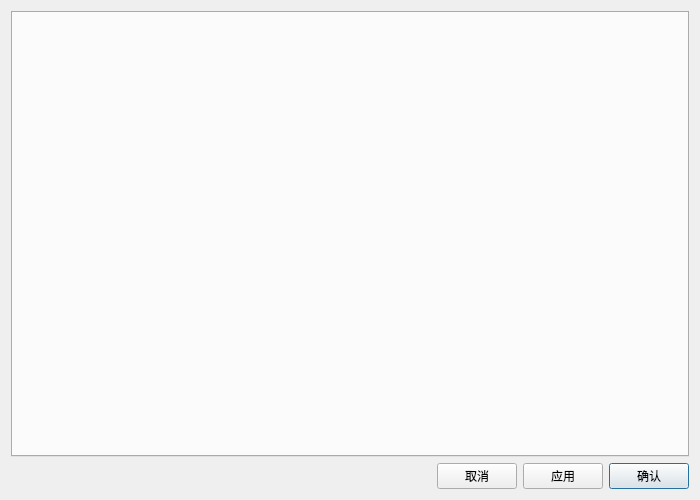
<?xml version="1.0" encoding="UTF-8"?>
<ui version="4.0">
 <class>ConfocalSettingsDialog</class>
 <widget class="QDialog" name="ConfocalSettingsDialog">
  <property name="geometry">
   <rect>
    <x>0</x>
    <y>0</y>
    <width>700</width>
    <height>500</height>
   </rect>
  </property>
  <property name="windowTitle">
   <string>光谱共焦传感器设置</string>
  </property>
  <layout class="QVBoxLayout" name="mainLayout">
   <item>
    <widget class="QTabWidget" name="tabWidgetCF">
     <property name="sizePolicy">
      <sizepolicy hsizetype="Expanding" vsizetype="Expanding">
       <horstretch>0</horstretch>
       <verstretch>1</verstretch>
      </sizepolicy>
     </property>
    </widget>
   </item>
   <item>
    <layout class="QHBoxLayout" name="buttonLayout">
     <item>
      <spacer name="buttonSpacer">
       <property name="orientation">
        <enum>Qt::Horizontal</enum>
       </property>
       <property name="sizeHint" stdset="0">
        <size>
         <width>40</width>
         <height>20</height>
        </size>
       </property>
      </spacer>
     </item>
     <item>
      <widget class="QPushButton" name="btnCancel">
       <property name="text">
        <string>取消</string>
       </property>
      </widget>
     </item>
     <item>
      <widget class="QPushButton" name="btnApply">
       <property name="text">
        <string>应用</string>
       </property>
      </widget>
     </item>
     <item>
      <widget class="QPushButton" name="btnOk">
       <property name="text">
        <string>确认</string>
       </property>
       <property name="default">
        <bool>true</bool>
       </property>
      </widget>
     </item>
    </layout>
   </item>
  </layout>
 </widget>
 <resources/>
 <connections/>
</ui>
